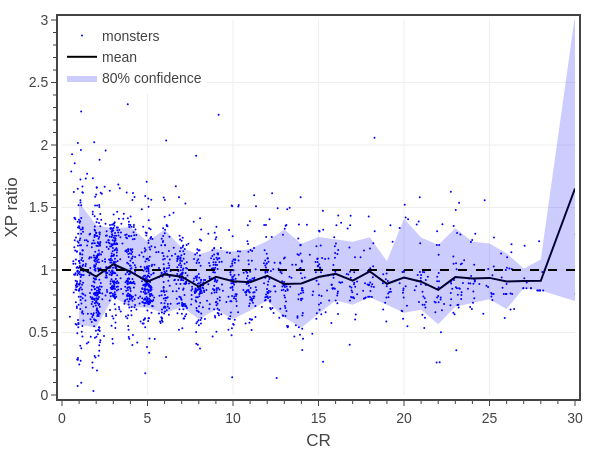

Source (notebook cell):
### Markdown cell above
# Extras

### Code cell
import json

# import data
dfM = pd.read_csv('../../assets/data/monsters-2014.csv')
dfM['eXP'] = 0.25*10*(0.65/3)*dfM['adj HP']*dfM['adj DPR']
dfM = dfM[dfM['CR'].between(1,30)]
XP_targets = dfM[['CR','XP']].groupby('CR').mean().to_numpy()

# import data
dfD = pd.read_csv('../../assets/data/dmg-targets.csv') # 'CR','PB','XP','AC','HP Mean','AB','DPR Mean'
#dfD.set_index('CR', inplace=True)

_, mXP = np.meshgrid(dfM['adj AB'], dfD['CR'])
_, mXP = np.meshgrid(dfM['adj AB'], dfD['XP'])
mHP, dHP = np.meshgrid(dfM['adj HP'], dfD['HP Mean'])
mDPR, dDPR = np.meshgrid(dfM['adj DPR'], dfD['DPR Mean'])
mAB, dAB = np.meshgrid(dfM['adj AB'], dfD['AB'])
mAC, dAC = np.meshgrid(dfM['adj AC'], dfD['AC'])

mEXP = (1/4)*(10/3)*(mHP*mDPR*(0.65 + 0.05*(mAB - dAB + mAC - dAC - 4)))
index = np.argmin(np.abs(mEXP - mXP), axis=0)
dfM['eCR'] = [dfD['CR'][i] for i in index]
mEXP = mEXP.T
mEXP = np.array([mEXP[i][index[i]] for i in range(len(mEXP))])
dfM['eXP'] = mEXP
dfM['eXP ratio'] = dfM['eXP']/dfM['XP']

# create figure
fig = go.Figure()

# plot monster data
fig.add_trace(go.Scatter(
    x=tfb.jitter(dfM['CR'], 0.2), 
    y=dfM['eXP']/dfM['XP'],
    mode='markers', 
    name='monsters',
    marker=dict(color='blue', opacity=1, size=2),
    #customdata = np.stack((df1['Monster'], df1['CR'], df1['eXP Ratio']), axis=-1),
    #hovertemplate = '<b>%{customdata[0]}</b><br>'
    #    + 'CR: %{customdata[1]}<br>'
    #    + 'eXP ratio: %{customdata[2]:.2f}'
    #    + '<extra></extra>'
))

# plot average
dfm = dfM[['CR','XP','eXP']].groupby('CR').mean().reset_index()
fig.add_trace(go.Scatter(
    x=dfm['CR'], 
    y=dfm['eXP']/dfm['XP'],
    mode='lines', 
    name='mean',
    line=dict(color='black'),
    hovertemplate='<b>mean</b><br>' + 'CR %{x:,.0f}<br>' + 'XP ratio %{y:,.2f}<br>' + '<extra></extra>'
))

conf = 0.8
dfU = dfM[['CR','eXP ratio']].groupby('CR').quantile(0.5 + conf/2).reset_index()
dfL = dfM[['CR','eXP ratio']].groupby('CR').quantile(0.5 - conf/2).reset_index()
fig.add_trace(go.Scatter(x=dfU['CR'], y=dfU['eXP ratio'], line_width=0, legendgroup='confidence', showlegend=False, hoverinfo='skip'))
fig.add_trace(go.Scatter(x=dfL['CR'], y=dfL['eXP ratio'], line_width=0, name=f'{conf:.0%} confidence', legendgroup='confidence', hoverinfo='skip', fill='tonexty', fillcolor='rgba(0, 0, 255, 0.2)'))

fig.add_trace(go.Scatter(
    x=[0,30], 
    y=[1,1],
    mode='lines', 
    showlegend=False,
    line=dict(color='black', dash='dash'),
    hoverinfo='skip',
))

# show figure
fig.update_layout(
    template=tfb.FIG_TEMPLATE,
    xaxis=dict(title_text='CR', range=[0,30], tick0=0, dtick=5, minor=dict(tick0=0, dtick=1)),
    yaxis=dict(title_text='XP ratio', range=[0,3], tick0=0, dtick=0.5, minor=dict(tick0=0, dtick=0.1)),
    legend=dict(xanchor='left', x=0.00, yanchor='top', y=1.00),
    width=600, 
    height=450,
)
fig.show(config=tfb.FIG_CONFIG)

### Figure 1 — Plotly figure (JSON) as saved in the notebook; plotly's stock layout.template omitted (floating-point values rounded to 4 significant figures; data arrays with more than 128 entries replaced by an {"elided": "..."} marker saying what was removed)
{"data": [{"marker": {"color": "blue", "opacity": 1, "size": 2}, "mode": "markers", "name": "monsters", "type": "scatter", "x": {"elided": "1885 float values"}, "y": {"elided": "1885 float values"}}, {"hovertemplate": "<b>mean</b><br>CR %{x:,.0f}<br>XP ratio %{y:,.2f}<br><extra></extra>", "line": {"color": "black"}, "mode": "lines", "name": "mean", "type": "scatter", "x": [1.0, 2.0, 3.0, 4.0, 5.0, 6.0, 7.0, 8.0, 9.0, 10.0, 11.0, 12.0, 13.0, 14.0, 15.0, 16.0, 17.0, 18.0, 19.0, 20.0, 21.0, 22.0, 23.0, 24.0, 25.0, 26.0, 27.0, 28.0, 30.0], "y": [1.025, 0.9479, 1.046, 0.986, 0.9062, 0.9649, 0.9467, 0.8677, 0.9449, 0.9094, 0.9029, 0.9526, 0.8874, 0.8917, 0.9434, 0.9689, 0.9151, 0.9894, 0.8896, 0.9398, 0.9067, 0.8414, 0.9432, 0.9325, 0.937, 0.9073, 0.912, 0.9132, 1.652]}, {"hoverinfo": "skip", "legendgroup": "confidence", "line": {"width": 0}, "showlegend": false, "type": "scatter", "x": [1.0, 2.0, 3.0, 4.0, 5.0, 6.0, 7.0, 8.0, 9.0, 10.0, 11.0, 12.0, 13.0, 14.0, 15.0, 16.0, 17.0, 18.0, 19.0, 20.0, 21.0, 22.0, 23.0, 24.0, 25.0, 26.0, 27.0, 28.0, 30.0], "y": [1.54, 1.358, 1.331, 1.343, 1.226, 1.325, 1.179, 1.124, 1.169, 1.149, 1.167, 1.232, 1.324, 1.21, 1.264, 1.242, 1.226, 1.261, 1.069, 1.409, 1.259, 1.201, 1.335, 1.226, 1.213, 1.133, 1.012, 1.083, 3.036]}, {"fill": "tonexty", "fillcolor": "rgba(0, 0, 255, 0.2)", "hoverinfo": "skip", "legendgroup": "confidence", "line": {"width": 0}, "name": "80% confidence", "type": "scatter", "x": [1.0, 2.0, 3.0, 4.0, 5.0, 6.0, 7.0, 8.0, 9.0, 10.0, 11.0, 12.0, 13.0, 14.0, 15.0, 16.0, 17.0, 18.0, 19.0, 20.0, 21.0, 22.0, 23.0, 24.0, 25.0, 26.0, 27.0, 28.0, 30.0], "y": [0.5625, 0.5399, 0.7846, 0.7043, 0.6972, 0.6528, 0.7057, 0.6074, 0.6813, 0.6071, 0.6762, 0.7566, 0.6198, 0.539, 0.6492, 0.7559, 0.722, 0.7828, 0.7222, 0.6577, 0.6827, 0.5659, 0.7057, 0.734, 0.766, 0.6874, 0.8536, 0.8355, 0.7528]}, {"hoverinfo": "skip", "line": {"color": "black", "dash": "dash"}, "mode": "lines", "showlegend": false, "type": "scatter", "x": [0, 30], "y": [1, 1]}], "layout": {"height": 450, "legend": {"x": 0, "xanchor": "left", "y": 1, "yanchor": "top"}, "width": 600, "xaxis": {"dtick": 5, "minor": {"dtick": 1, "tick0": 0}, "range": [0, 30], "tick0": 0, "title": {"text": "CR"}}, "yaxis": {"dtick": 0.5, "minor": {"dtick": 0.1, "tick0": 0}, "range": [0, 3], "tick0": 0, "title": {"text": "XP ratio"}}}}
